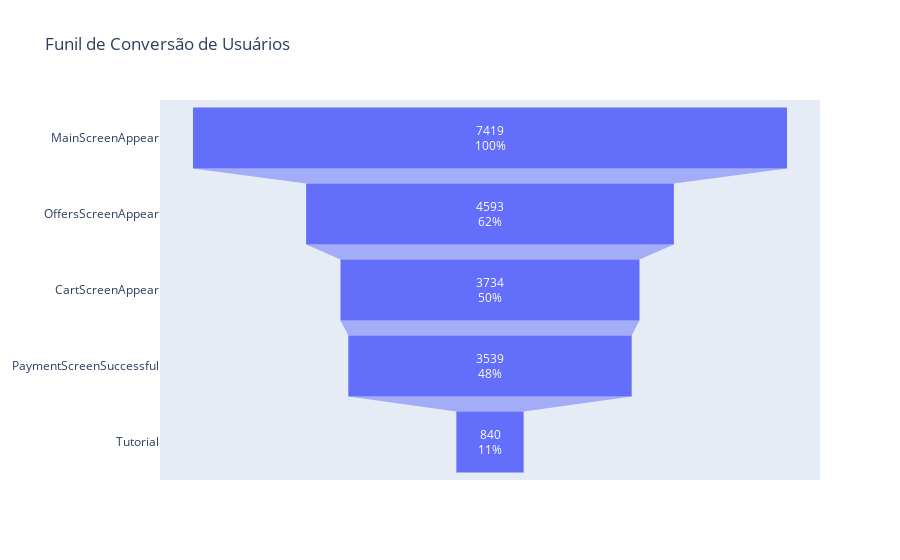

This figure's notebook cell:
### Markdown cell above
**Plotando o gráfico de ``Funil``:**

### Code cell
fig = go.Figure(go.Funnel(
    y = group_actions.index,
    x = group_actions['user_id'],
    textinfo = "value+percent initial"
))
fig.update_layout(title='Funil de Conversão de Usuários')
fig.show()

### Figure 1 — Plotly figure (JSON) as saved in the notebook; plotly's stock layout.template omitted (floating-point values rounded to 4 significant figures)
{"data": [{"textinfo": "value+percent initial", "type": "funnel", "x": [7419, 4593, 3734, 3539, 840], "y": ["MainScreenAppear", "OffersScreenAppear", "CartScreenAppear", "PaymentScreenSuccessful", "Tutorial"]}], "layout": {"title": {"text": "Funil de Conversão de Usuários"}}}
